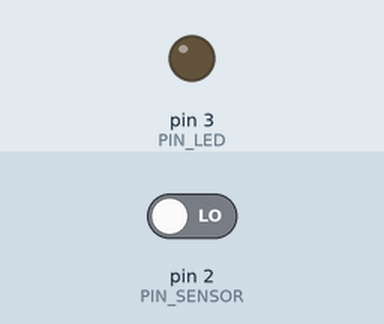
Simulated run of this sketch. Board: Arduino Uno, built with avr-gcc and run on an emulated ATmega328P. Parts: output pins drawn as LEDs (lit = HIGH). Inputs (shaded band) come from the test bench; at power-on: pin 2 (PIN_SENSOR) LOW.

Above: at 1.2 s.
1.3 s: pin 2 (PIN_SENSOR) driven HIGH
At 2.2 s:
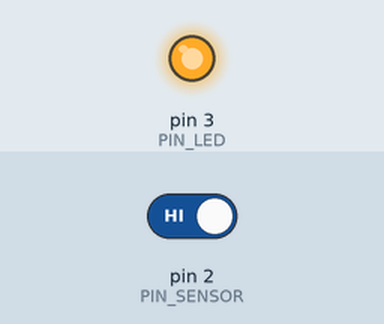
2.8 s: pin 2 (PIN_SENSOR) driven LOW
At 3.3 s:
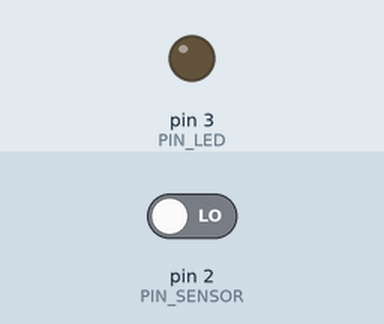
Timing chart, 0 to 5.8 s (numbered marks = the images above; inputs shaded):
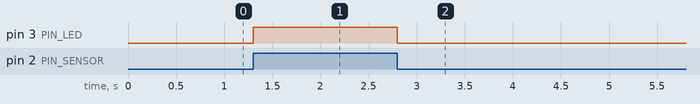

The sketch:

tesMC38.ino
```cpp
// Contoh pengujian sensor MC-38

const byte PIN_SENSOR = 2;
const byte PIN_LED = 3;

void setup()
{
  pinMode(PIN_SENSOR, INPUT);
  pinMode(PIN_LED, OUTPUT);
}

void loop()
{
  int nilaiSensor = digitalRead(PIN_SENSOR);

  if (nilaiSensor == HIGH)
    digitalWrite(PIN_LED, HIGH);
  else
    digitalWrite(PIN_LED, LOW);

  delay(100);
}
```

Measured:
- after the input at 1.3 s, pin 3 (PIN_LED): LOW → HIGH at once
- after the input at 2.8 s, pin 3 (PIN_LED): HIGH → LOW at once
